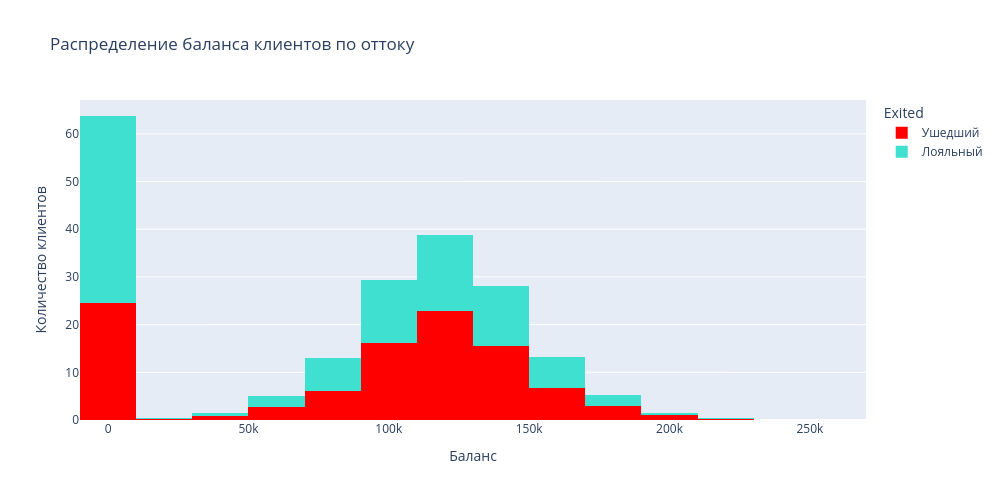

Source (notebook cell):
### Markdown cell above
9.3. Посмотрите на распределение баланса клиента в разрезе признака оттока. Как различаются суммы на накопительном счёте ушедших и лояльных клиентов? Подумайте и напишите, с чем это может быть связано, что может не устраивать ушедших клиентов в банке.

### Code cell
churn_data['IsActiveMember'] = churn_data['IsActiveMember'].apply(lambda x: 'Неактивный' if x == 0 else 'Активный')
churn_data['Exited'] = churn_data['Exited'].apply(lambda x: 'Лояльный' if x == 0 else 'Ушедший')

fig = px.histogram(churn_data,
    x = 'Balance',
    nbins = 20,
    title = 'Распределение баланса клиентов по оттоку',
    color = 'Exited',
    histnorm = 'percent',
    color_discrete_sequence=['red', 'turquoise'], 
    
    opacity=1,
    height=500,
    width=1000,
    
)
fig.update_xaxes(title_text='Баланс')
fig.update_yaxes(title_text='Количество клиентов')

fig.show()

### Figure 1 — Plotly figure (JSON) as saved in the notebook; plotly's stock layout.template omitted (floating-point values rounded to 4 significant figures; data arrays with more than 128 entries replaced by an {"elided": "..."} marker saying what was removed)
{"data": [{"bingroup": "x", "histnorm": "percent", "hovertemplate": "Exited=Ушедший<br>Balance=%{x}<br>percent=%{y}<extra></extra>", "legendgroup": "Ушедший", "marker": {"color": "red", "opacity": 1, "pattern": {"shape": ""}}, "name": "Ушедший", "nbinsx": 20, "orientation": "v", "showlegend": true, "type": "histogram", "x": {"elided": "2037 float values"}, "xaxis": "x", "yaxis": "y"}, {"bingroup": "x", "histnorm": "percent", "hovertemplate": "Exited=Лояльный<br>Balance=%{x}<br>percent=%{y}<extra></extra>", "legendgroup": "Лояльный", "marker": {"color": "turquoise", "opacity": 1, "pattern": {"shape": ""}}, "name": "Лояльный", "nbinsx": 20, "orientation": "v", "showlegend": true, "type": "histogram", "x": {"elided": "7963 float values"}, "xaxis": "x", "yaxis": "y"}], "layout": {"barmode": "relative", "height": 500, "legend": {"title": {"text": "Exited"}, "tracegroupgap": 0}, "title": {"text": "Распределение баланса клиентов по оттоку"}, "width": 1000, "xaxis": {"anchor": "y", "domain": [0, 1], "title": {"text": "Баланс"}}, "yaxis": {"anchor": "x", "domain": [0, 1], "title": {"text": "Количество клиентов"}}}}
